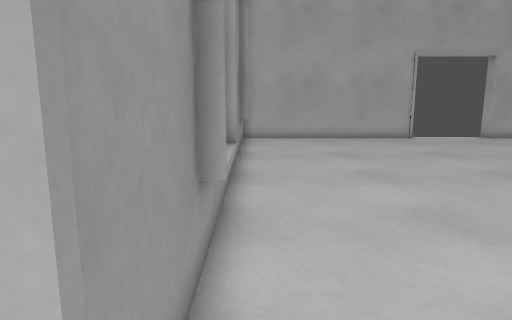
View 1 (above)

12 first-person views from a walk through a level from a Godot 3-D game. The camera is 1.2 m above the floor, tilts 10° down and sees 70° across. The floor is counted in squares, 0.5 m on a side. Each view is taken from the middle of a square. On the plan, view 1 faces up. The plan holds only what a view shows up to about 20 squares ahead; the rest is blank.

View 2
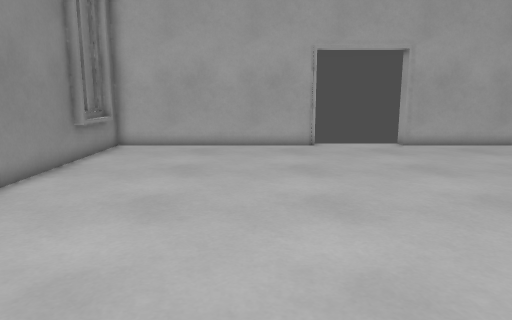

View 3
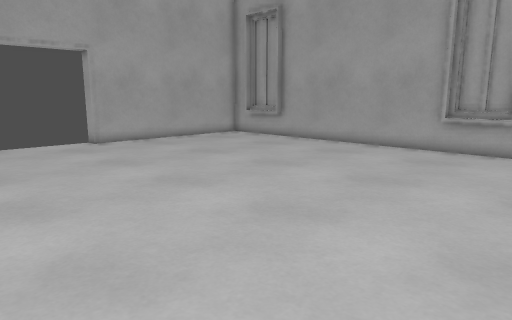

View 4
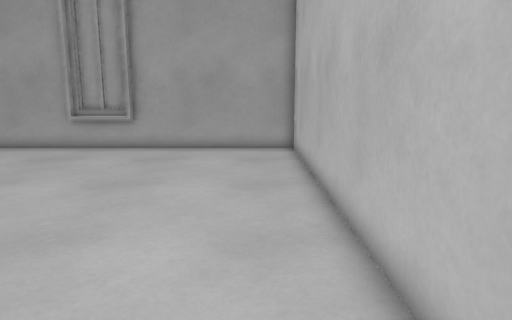

View 5
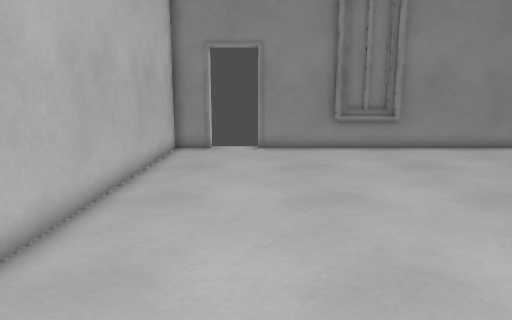

View 6
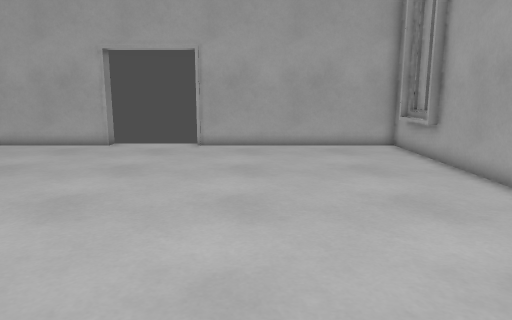

View 7
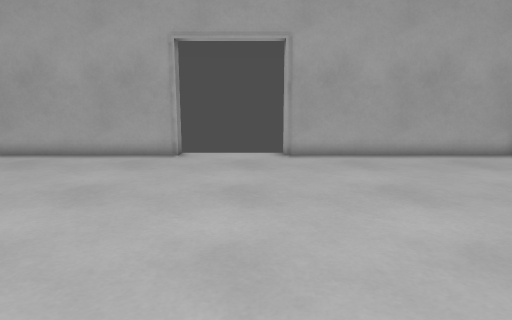

View 8
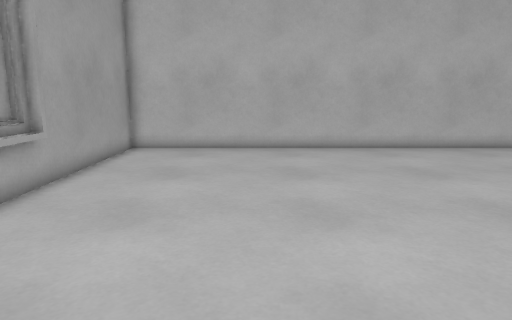

View 9
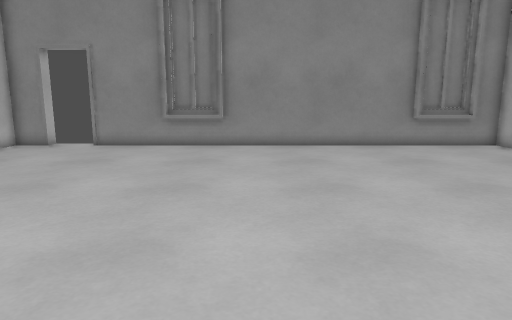

View 10
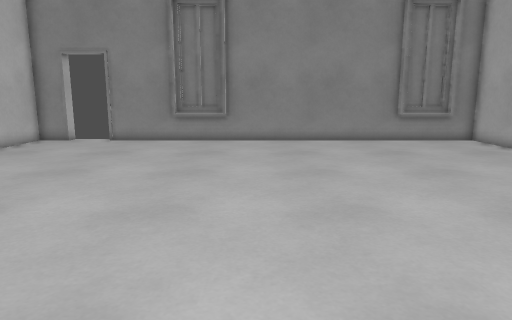

View 11
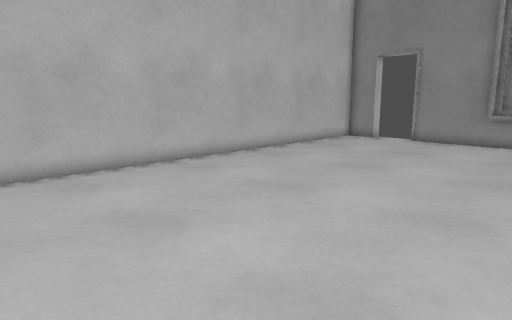

View 12
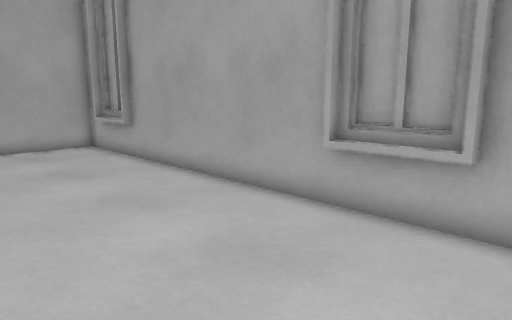

### Floor plan
Points are (right, up) in squares from view 1. A wall is a line through its corners. A room is listed if a view was taken in it or the views show most of it. See-through windows are left out.
Room 1 (views 1, 2, 3, 4, 5, 6, 7, 8, 9, 10, 11, 12)
walls: (-0.4, 7.5) (-0.4, 4.5); (22.4, 4.5) (22.4, 7.5); (8.9, 21.4) (8.9, 20.7) (-0.7, 20.7) (-0.7, 1.1); (22.4, 16.6) (22.4, 19.5); (-0.7, -1.1) (-0.7, -2.7) (22.8, -2.7) (22.8, 20.7) (13.2, 20.7) (13.2, 21.4); (-0.4, 19.5) (-0.4, 16.5)
ways out: opening at (-1, 0)

Positions as (right, up) in squares from view 1, and headings:
1: (0, 0), facing up
2: (6, 3), facing up
3: (6, 2), facing up-right
4: (6, -1), facing right
5: (16, 1), facing left
6: (16, 3), facing up
7: (12, 6), facing up
8: (17, 14), facing down
9: (17, 9), facing left
10: (19, 9), facing left
11: (19, 9), facing down-left
12: (16, 3), facing up-right
